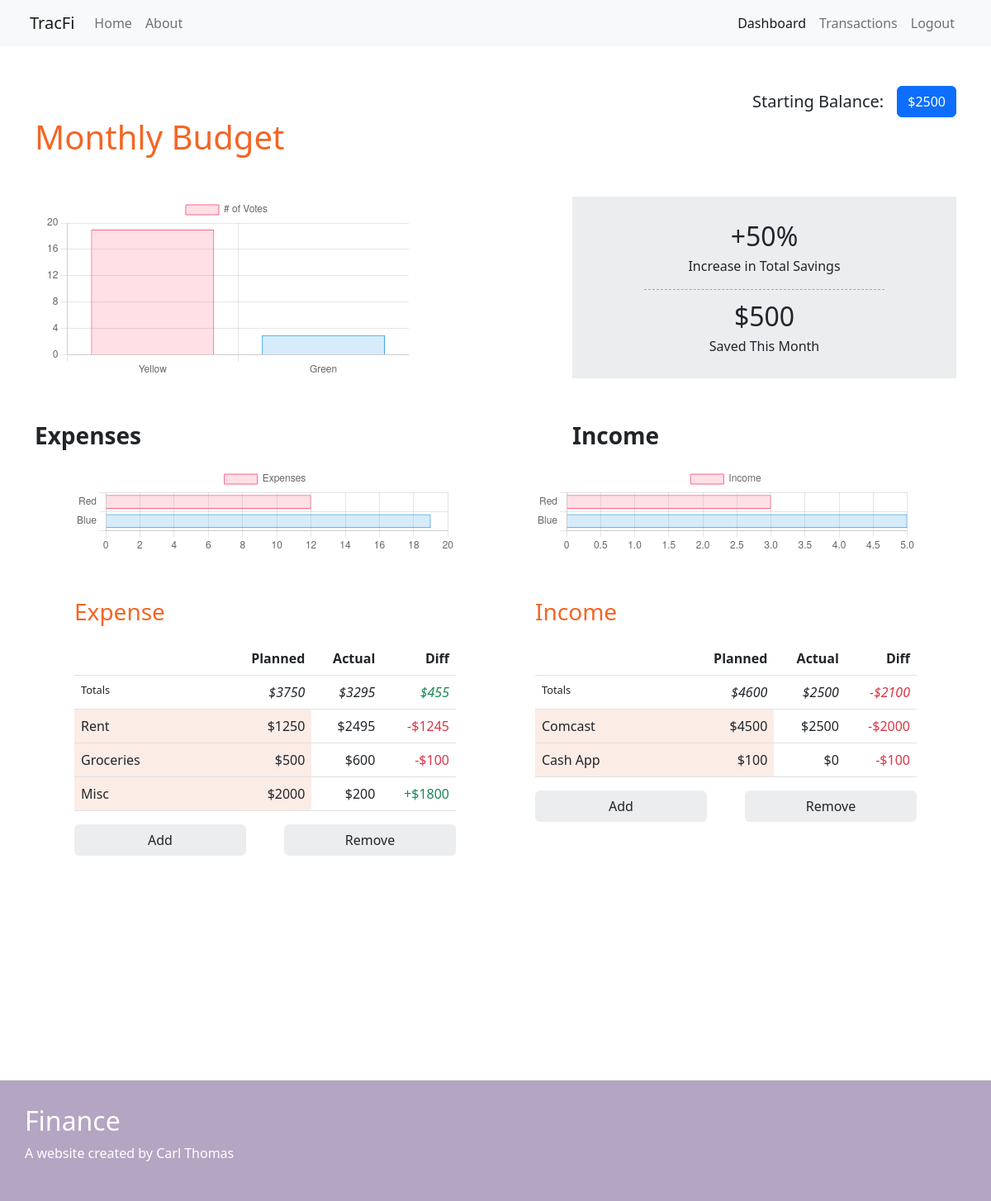
Page /dashboard (signed in) on the earlier database version.
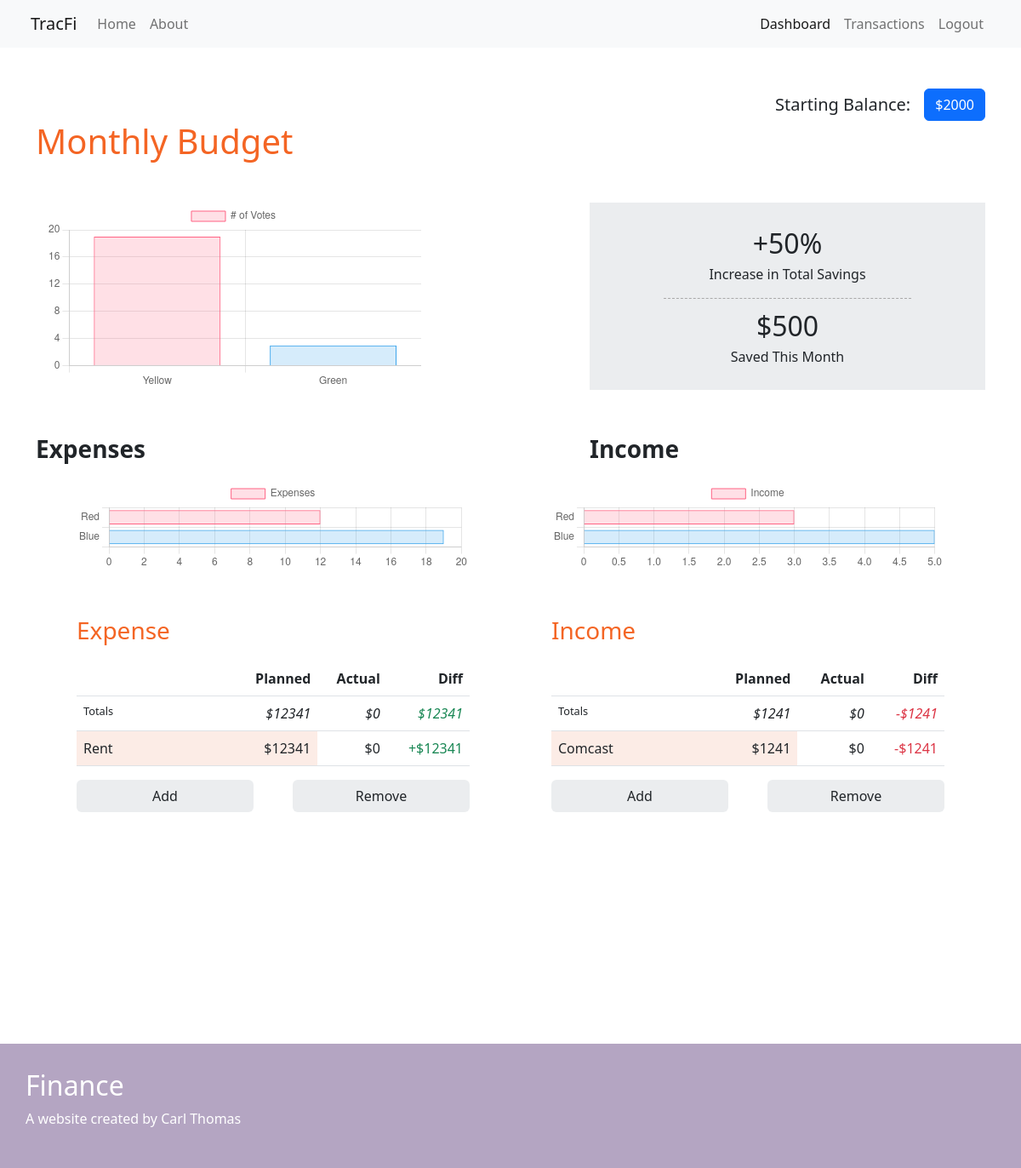
Same page on the later database version.
### testwebsite/models.py (models this page shows, shortened)
class StartingBalance(db.Model):
    id = db.Column(db.Integer, primary_key=True, nullable=False)
    user_id = db.Column(db.Integer, db.ForeignKey('user.id'), nullable=False)
    starting_balance = db.Column(db.Integer, nullable=False)
    date = db.Column(db.DATETIME, nullable=False, default=datetime.utcnow())

class ExpenseCategories(db.Model):
    id = db.Column(db.Integer, primary_key=True)
    user_id = db.Column(db.Integer, db.ForeignKey('user.id'), nullable=False)
    name = db.Column(db.String(20), nullable=False)
    planned_amount = db.Column(db.Integer, nullable=False)
    expense_transactions = db.relationship('ExpenseTransactions', cascade='all, delete', backref='exp_category_name',
                                           lazy=True)

class IncomeCategories(db.Model):
    id = db.Column(db.Integer, primary_key=True)
    user_id = db.Column(db.Integer, db.ForeignKey('user.id'), nullable=False)
    name = db.Column(db.String(20), nullable=False)
    planned_amount = db.Column(db.Integer, nullable=False)
    income_transactions = db.relationship('IncomeTransactions', cascade='all, delete', backref='inc_category_name', lazy=True)

### testwebsite/routes.py (the view)
@app.route("/dashboard", methods=["POST", "GET"])
@login_required
def dashboard():
    exp_category_totals = show_categories('expense')
    inc_category_totals = show_categories('income')
    balance_form = BalanceForm()
    add_expense_category_form = AddExpenseCategoryForm()
    starting_balance = StartingBalance.query.filter_by(user_id=current_user.id).all()
    add_income_category_form = AddIncomeCategoryForm()
    expense_categories = [category for category in ExpenseCategories.query.filter_by(user_id=current_user.id)]
    income_categories = [category for category in IncomeCategories.query.filter_by(user_id=current_user.id)]
    expense_transaction_total = sum(
        [i.amount for i in ExpenseTransactions.query.filter_by(user_id=current_user.id).all()])
    income_transaction_total = sum(
        [i.amount for i in IncomeTransactions.query.filter_by(user_id=current_user.id).all()])
    expense_total = sum([amount.planned_amount for amount in expense_categories])
    income_total = sum([amount.planned_amount for amount in income_categories])
    if current_user.is_authenticated:
        if request.method == "POST":
            if balance_form.validate_on_submit() and balance_form.starting_balance.data:
                try:
                    stmt = StartingBalance(user_id=current_user.id, starting_balance=balance_form.starting_balance.data)
                    db.session.add(stmt)
                    db.session.commit()
                    flash('Starting Balance Updated!', 'success')
                    return redirect(url_for('dashboard'))
                except Err as e:
                    print(f'SQLAlchemy Error: {e}')
                    return redirect(url_for('dashboard'))
            elif add_expense_category_form.validate_on_submit() and add_expense_category_form.expense_name.data:
                category = ExpenseCategories(user_id=current_user.id,
                                             name=add_expense_category_form.expense_name.data,
                                             planned_amount=add_expense_category_form.expense_planned.data)
                db.session.add(category)
                db.session.commit()
                flash('New Expense Category Added!', 'success')
                return redirect(url_for('dashboard'))
            elif "RemoveExpense" in request.form.to_dict():
                try:
                    user = db.session.query(ExpenseCategories).filter(ExpenseCategories.user_id == current_user.id).first()
                    db.session.delete(user)
                    db.session.commit()
                    flash('Expense Category Removed', 'success')
                except Err as e:
                    print(f'SQLAlchemy Error: {e}')
                    return redirect(url_for('dashboard'))
                return redirect(url_for('dashboard'))
            elif add_income_category_form.validate_on_submit() and add_income_category_form.income_name.data:
                category = IncomeCategories(user_id=current_user.id, name=add_income_category_form.income_name.data,
                                            planned_amount=add_income_category_form.income_planned.data)
                db.session.add(category)
                db.session.commit()
                flash('New Income Category Added!', 'success')
                return redirect(url_for('dashboard'))
            elif "RemoveIncome" in request.form.to_dict():
                try:
                    user = db.session.query(IncomeCategories).filter(IncomeCategories.user_id == current_user.id).first()
                    db.session.delete(user)
                    db.session.commit()
                    flash('Income Category Removed!', 'success')
                except Err as e:
                    print(f'SQLAlchemy Error: {e}')
                    return redirect(url_for('dashboard'))
                return redirect(url_for('dashboard'))
            else:
                return render_template('./dashboard.html', title='Dashboard', balance_form=balance_form,
                                       add_expense_category_form=add_expense_category_form,
                                       add_income_category_form=add_income_category_form,
                                       expense_categories=expense_categories, income_categories=income_categories,
                                       expense_total=expense_total, income_total=income_total,
                                       starting_balance=starting_balance, exp_category_totals=exp_category_totals,
                                       expense_transaction_total=expense_transaction_total,
                                       income_transaction_total=income_transaction_total,
                                       inc_category_totals=inc_category_totals)
        else:
            return render_template('./dashboard.html', title='Dashboard', balance_form=balance_form,
                                   add_expense_category_form=add_expense_category_form,
                                   add_income_category_form=add_income_category_form,
                                   expense_categories=expense_categories, income_categories=income_categories,
                                   expense_total=expense_total, income_total=income_total,
                                   starting_balance=starting_balance, exp_category_totals=exp_category_totals,
                                   expense_transaction_total=expense_transaction_total,
                                   income_transaction_total=income_transaction_total,
                                   inc_category_totals=inc_category_totals)

### testwebsite/templates/dashboard.html (shortened to what this page needs)
{% extends "layout.html" %}
{% block content %}
    <div class="dashboard--main container p-4">
        <div class="row mt-4">
            <div class="p-0 d-flex justify-content-end fs-5">
                <p class="d-flex align-self-center pe-3 mb-0">Starting Balance: </p>
                <button type="button" class="btn btn-primary" data-bs-toggle="modal" data-bs-target="#exampleModal">
                    {% if starting_balance %}
                        ${{ starting_balance[-1].starting_balance }}
                        {% else %}
                        $0.00
                    {% endif %}
                </button>
            </div>
        </div>
        <div class="row">
            <div class="col-6 p-0">
                <h1 class="mb-0 p-0 header--orange">Monthly Budget</h1>
            </div>
        </div>
        <div class="row justify-content-between">
            <div class="col-5 mt-5 d-flex align-items-center justify-content-center">
                <canvas id="balanceChart"></canvas>
            </div>
            <div class="col-5 mt-5 p-2 d-flex flex-column align-items-center" style="background-color: #ebedef">
                <div class="pb-2 d-flex justify-content-center flex-column text-center" style="width: 65%">
                    <p class="mt-3 fs-2 m-0">+50%</p>
                    <p class="fs-6 m-0 pb-3" style="border-bottom: 1px dashed darkgray">Increase in Total Savings</p>
                </div>
                <div class="d-flex justify-content-center flex-column text-center" style="width: 65%">
                    <p class="fs-2 m-0">$500</p>
                    <p class="mb-3 fs-6 m-0">Saved This Month</p>
                </div>
            </div>
        </div>
        <div class="row justify-content-between mt-5">
            <div class="col-5 p-0">
                <p class="fs-3 fw-bold">Expenses</p>
            </div>
            <div class="col-5 p-0">
                <p class="fs-3 fw-bold">Income</p>
            </div>
        </div>
        <div class="row justify-content-between">
            <div class="col ps-5 pe-5 justify-content-between">
                <canvas id="expenseChart" height="70%"></canvas>
            </div>
            <div class="col ps-5 pe-5 justify-content-between">
                <canvas id="incomeChart" height="70%"></canvas>
            </div>
        </div>
        <div class="row justify-content-between mt-5">
            <div class="col ps-5 pe-5 mb-5">
                <p class="fs-3 header--orange">Expense</p>
                <table class="table dashboard--table float-end">
                    <tr>
                        <th></th>
                        <th>Planned</th>
                        <th>Actual</th>
                        <th>Diff</th>
                    </tr>
                    <tr>
                        <th class="total--header fw-light">Totals</th>
                        <th class="fw-light fst-italic">${{ expense_total }}</th>
                        <th class="fw-light fst-italic">${{ expense_transaction_total }}</th>
                        {% if expense_total - expense_transaction_total < 0 %}
                            <th class="fw-light fst-italic text-danger">
                                -${{ -1 * (expense_total - expense_transaction_total) }}
                            </th>
                            {% elif expense_total - expense_transaction_total == 0 %}
                                <th class="fw-light fst-italic">
                                    ${{ (expense_total - expense_transaction_total) }}
                                </th>
                            {% else %}
                            <th class="fw-light fst-italic text-success">
                                ${{ (expense_total - expense_transaction_total) }}
                            </th>
                        {% endif %}
                    </tr>
                    {% for row in expense_categories %}
                        <tr>
                            <td>{{ row.name }}</td>
                            <td>${{ row.planned_amount }}</td>
                            <td>${{ exp_category_totals[row.name] }}</td>
                            {% if row.planned_amount - exp_category_totals[row.name] < 0 %}
                                <td class="text-danger">
                                    -${{ -1 * (row.planned_amount - exp_category_totals[row.name]) }}
                                </td>
                                {% else %}
                                    <td class="text-success">
                                        +${{ row.planned_amount - exp_category_totals[row.name] }}
                                    </td>
                            {% endif %}
                        </tr>
                    {% endfor %}
                </table>
                <div class="d-flex justify-content-between float-end" style="width: 100%">
                    <button type="button" class="btn" data-bs-toggle="modal" data-bs-target="#addModalExpense" style="width: 45%; background-color: #ebedef">
                      Add
                    </button>
                    <button type="button" class="btn" data-bs-toggle="modal" data-bs-target="#removeModalExpense" style="width: 45%; background-color: #ebedef">
                      Remove
                    </button>
                </div>
            </div>
            <div class="col pe-5 ps-5">
                <p class="fs-3 header--orange">Income</p>
                <table class="table dashboard--table float-end">
                    <tr>
                        <th></th>
                        <th>Planned</th>
                        <th>Actual</th>
                        <th>Diff</th>
                    </tr>
                    <tr>
                        <th class="total--header fw-light">Totals</th>
                        <th class="fw-light fst-italic">${{ income_total }}</th>
                        <th class="fw-light fst-italic">${{ income_transaction_total }}</th>
                        {% if -1 * (income_total - income_transaction_total) < income_total %}
                            <th class="fw-light fst-italic text-danger">
                                -${{ (income_total - income_transaction_total) }}
                            </th>
                            {% elif (income_total - income_transaction_total) == 0 %}
                                <th class="fw-light fst-italic">
                                    ${{ (income_total - income_transaction_total) }}
                                </th>
                            {% else %}
                            <th class="fw-light fst-italic text-success">
                                +${{ -1 * (income_total - income_transaction_total) }}
                            </th>
                        {% endif %}
                    </tr>
                    {% for row in income_categories %}
                        <tr>
                            <td>{{ row.name }}</td>
                            <td>${{ row.planned_amount }}</td>
                            <td>${{ inc_category_totals[row.name] }}</td>
                            {% if -1 * (row.planned_amount - inc_category_totals[row.name]) < row.planned_amount %}
                                <td class="text-danger">
                                    -${{ (row.planned_amount - inc_category_totals[row.name]) }}
                                </td>
                                {% elif (row.planned_amount - inc_category_totals[row.name]) == 0 %}
                                    <td>
                                        ${{ (row.planned_amount - inc_category_totals[row.name]) }}
                                    </td>
                                {% else %}
                                    <td class="text-success">
                                        +${{ -1 * (row.planned_amount - inc_category_totals[row.name]) }}
                                    </td>
                            {% endif %}
                        </tr>
                    {% endfor %}
                </table>
                <div class="d-flex justify-content-between float-end" style="width: 100%">
                    <button type="button" class="btn" data-bs-toggle="modal" data-bs-target="#addModalIncome" style="width: 45%; background-color: #ebedef">
                      Add
                    </button>
                    <button type="button" class="btn" data-bs-toggle="modal" data-bs-target="#removeModalIncome" style="width: 45%; background-color: #ebedef">
                      Remove
                    </button>
                </div>
            </div>
        </div>
    </div>
{% endblock content %}

Differences in the rows shown:
removed StartingBalance: starting_balance "2500"
removed ExpenseCategories: name "Groceries", planned_amount "500", name "600", 1*(row.planned_amount-exp_category_totals[row.name]) "100"
removed ExpenseCategories: name "Misc", planned_amount "2000", name "200", row.planned_amount-exp_category_totals[row.name] "1800"
removed IncomeCategories: name "Cash App", planned_amount "100", name "0", (row.planned_amount-inc_category_totals[row.name]) "100"
now on this page (row edited): StartingBalance: starting_balance "2000"
changed ExpenseCategories "Rent": planned_amount "1250" → "12341"; name "2495" → "0"; row.planned_amount-exp_category_totals[row.name] (not shown) → "12341"; 1*(row.planned_amount-exp_category_totals[row.name]) "1245" → (not shown); planned_amount "-$" → "+$"
changed IncomeCategories "Comcast": planned_amount "4500" → "1241"; name "2500" → "0"; (row.planned_amount-inc_category_totals[row.name]) "2000" → "1241"
Other differences:
{{ expense_total }}: "3750" → "12341"
{{ expense_transaction_total }}: "3295" → "0"
{{ (expense_total - expense_transaction_total) }}: "455" → "12341"
{{ income_total }}: "4600" → "1241"
{{ income_transaction_total }}: "2500" → "0"
{{ (income_total - income_transaction_total) }}: "2100" → "1241"
